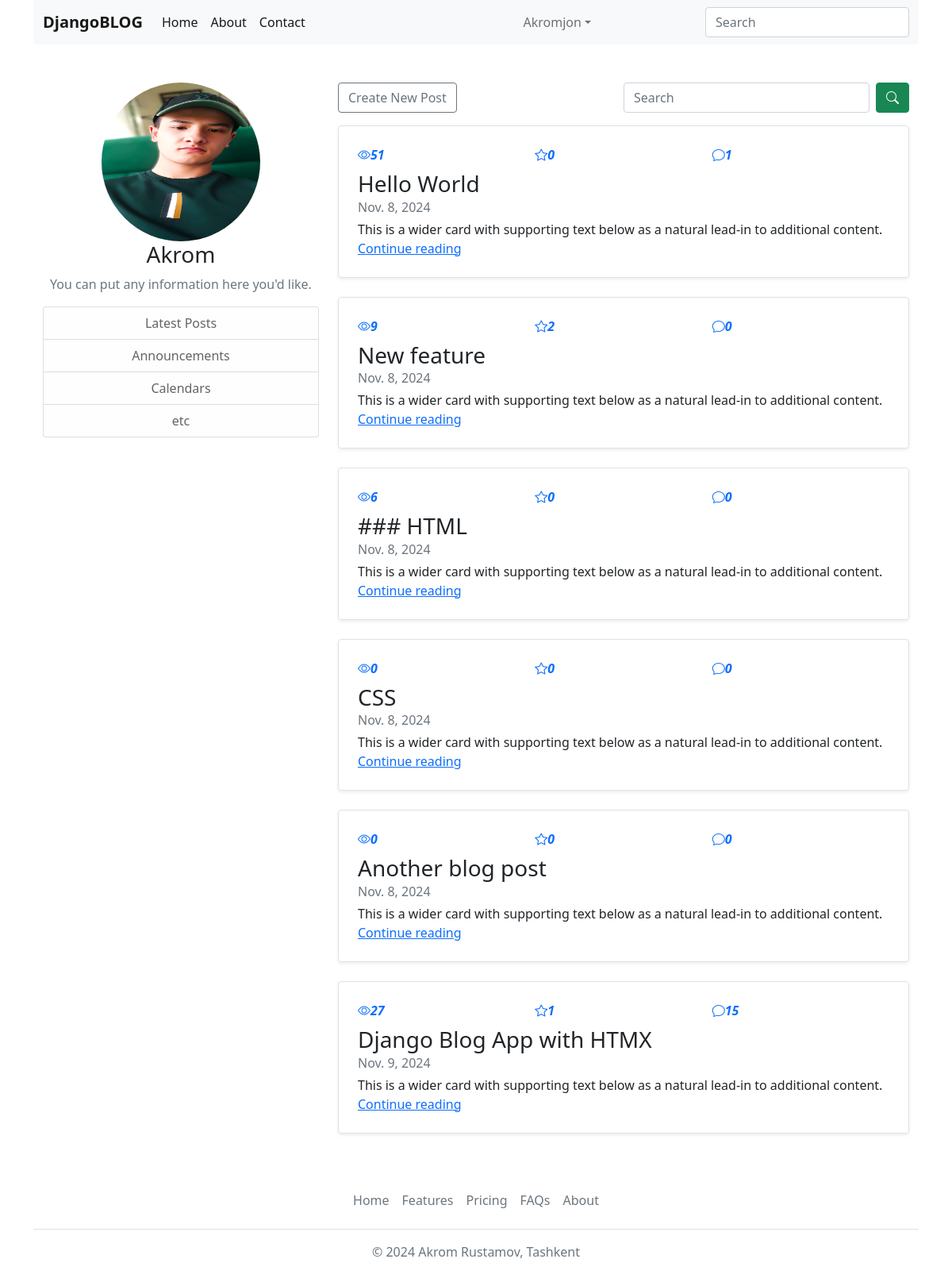
/user/profile/Akromjon (signed in), run on the app's committed database.
### apps/blog/models.py (models this page shows, shortened)
class User(AbstractUser, TimestempedAbstractModel):
    avatar = models.ImageField(
        upload_to="avatars/", null=True, default="avatars/default/logo.png"
    )

class Post(TimestempedAbstractModel):
    title = models.CharField(max_length=120)
    slug = models.SlugField(max_length=255, unique=True, db_index=True)
    content = models.TextField()
    publisher_at = models.DateField()
    is_active = models.BooleanField(default=False)
    author = models.ForeignKey("User", models.CASCADE, "posts")
    watching = models.BigIntegerField(default=0)
    def get_absolute_url(self):
        return reverse("post_detail", kwargs={"slug": self.slug})
    def like_count(self):
        return self.post_likes.count()
    def comment_count(self):
        return self.post_comments.count()

### apps/blog/views.py (the view)
# urls.py: path("user/profile/<str:username>", views.UserProfilePageView.as_view(), name="user_profile"),
class UserProfilePageView(View):
    template_name = "blog/profile.html"
    def get(self, request, username):
        user = get_object_or_404(User, username=username)
        posts = Post.objects.filter(author=user, is_active=True).all().order_by("id")
        search_query = request.GET.get("search_query_for_user_profile", None)
        if search_query is not None:
            posts = get_search_model_queryset(posts, search_query)
        return render(
            request,
            "blog/profile.html",
            {
                "posts": posts,
                "user": user
            }
        )

### templates/blog/profile.html (shortened to what this page needs)
{% extends 'base.html' %}
{% load static %}
{% block content %}
<main role="main" class="container">
    <div class="row">
        <div class="col-md-4">
            <div class="content-section">
                <center>
                    <img src="{{ user.avatar.url }}" class="img-fluid"
                        style="border-radius: 50%; width: 200px; height: 200px;" alt="">
                    <h3>
                        {% if user.first_name %}
                        {{ user.first_name }}
                        {% elif user.last_name %}
                        {{ user.last_name }}
                        {% else %}
                        {{ user.username }}
                        {% endif %}
                    </h3>
                    <p class='text-muted'>You can put any information here you'd like.
                    <ul class="list-group">
                        <li class="list-group-item list-group-item-light">Latest Posts</li>
                        <li class="list-group-item list-group-item-light">Announcements</li>
                        <li class="list-group-item list-group-item-light">Calendars</li>
                        <li class="list-group-item list-group-item-light">etc</li>
                    </ul>
                    </p>
                </center>
            </div>
        </div>
        <div class="col-md-8">
            <div class="d-flex">
                {% if request.user == user %}
                <div class="col">
                    <a href="{% url 'post_form' %}" class="btn btn-outline-secondary">Create New Post</a>
                </div>
                {% endif %}
                <div class="col">
                    <form action="{% url 'user_profile' user.username %}">
                        <div class="d-flex">
                            <input class="form-control" type="text" name="search_query_for_user_profile"
                                placeholder="Search" aria-label="Search">
                            <button type="submit" class="btn btn-success ms-2"><i class="bi bi-search"></i></button>
                        </div>
                    </form>
                </div>
            </div>
            {% for post in posts %}
            <div class="col-md-12 mt-3 mb-3">
                <div
                    class="row g-0 border rounded overflow-hidden flex-md-row mb-4 shadow-sm h-md-250 position-relative">
                    <div class="col p-4 d-flex flex-column position-static">
                        <div class="d-flex">
                            <strong class="d-inline-block mb-2 col text-primary"><i class="bi bi-eye">{{ post.watching }}</i></strong>
                            <strong class="d-inline-block mb-2 col text-primary"><i class="bi bi-star">{{ post.like_count }}</i></strong>
                            <strong class="d-inline-block mb-2 col text-primary"><i class="bi bi-chat">{{ post.comment_count }}</i></strong>
                        </div>
                        <h3 class="mb-0">{{ post.title }}</h3>
                        <div class="mb-1 text-muted">{{ post.publisher_at }}</div>
                        <p class="card-text mb-auto">This is a wider card with supporting text below as a natural
                            lead-in to additional content.</p>
                        <a href="{{ post.get_absolute_url }}" class="stretched-link">Continue reading</a>
                    </div>
                </div>
            </div>
            {% endfor %}
        </div>
    </div>
</main>
{% endblock %}

### templates/components/headers.html (shortened to what this page needs)
<nav class="navbar navbar-expand-lg navbar-light bg-light rounded" aria-label="Eleventh navbar example">
    <div class="container-fluid">
      <a class="navbar-brand" href="{% url 'home' %}"><b>DjangoBLOG</b></a>
      <div class="collapse navbar-collapse" id="navbarsExample09">
        <ul class="navbar-nav me-auto mb-2 mb-lg-0">
          <li class="nav-item">
            <a class="nav-link active" aria-current="page" href="{% url 'home' %}">Home</a>
          </li>
          <li class="nav-item">
            <a class="nav-link active" aria-current="page" href="{% url 'about' %}">About</a>
          </li>
          <li class="nav-item">
            <a class="nav-link active" aria-current="page" href="{% url 'contacts' %}">Contact</a>
          </li>
        </ul>
        <ul class="navbar-nav col-md-3">
          {% if request.user.is_authenticated %}
          <li class="nav-item dropdown">
            <a class="nav-link dropdown-toggle" href="#" id="dropdown09" data-bs-toggle="dropdown" aria-expanded="false">{{ request.user }}</a>
          </li>
        {% endif %}
        </ul>
        <form action="{% url 'home' %}">
          <input class="form-control" type="text" name="search_query" placeholder="Search" value="{% if search_query_value %}{{ search_query_value }}{% endif %}" aria-label="Search">
        </form>
      </div>
    </div>
  </nav>

### data on the page
User: user "Akromjon", avatar (placeholder picture), first_name "Akrom"
Post: watching "51", like_count "0", comment_count "1", title "Hello World", publisher_at "Nov. 8, 2024"
Post: watching "9", like_count "2", comment_count "0", title "New feature", publisher_at "Nov. 8, 2024"
Post: watching "6", like_count "0", comment_count "0", title "### HTML", publisher_at "Nov. 8, 2024"
Post: watching "0", like_count "0", comment_count "0", title "CSS", publisher_at "Nov. 8, 2024"
Post: watching "0", like_count "0", comment_count "0", title "Another blog post", publisher_at "Nov. 8, 2024"
Post: watching "27", like_count "1", comment_count "15", title "Django Blog App with HTMX", publisher_at "Nov. 9, 2024"
